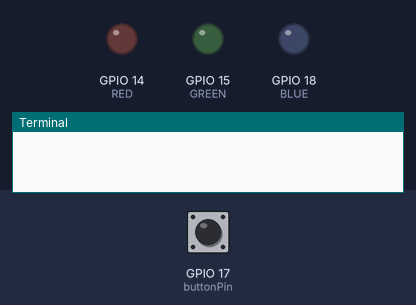
This program was run on a simulated Raspberry Pi (BCM pin numbers). On the bench: output pins drawn as LEDs (lit = HIGH), the last lines printed to the terminal. Inputs (shaded band) come from the test bench; at power-on: GPIO 17 (buttonPin) HIGH.

Above: at 1.2 s.
1.3 s: GPIO 17 (buttonPin) pulled LOW for 0.15 s
2.9 s: GPIO 17 (buttonPin) pulled LOW for 1 s
At 4.0 s:
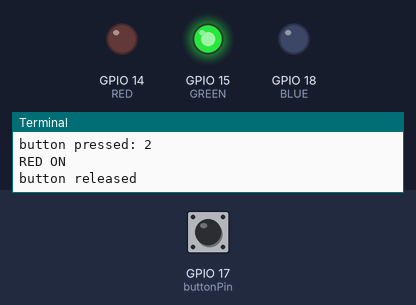
5.4 s: GPIO 17 (buttonPin) pulled LOW for 0.15 s
At 6.0 s:
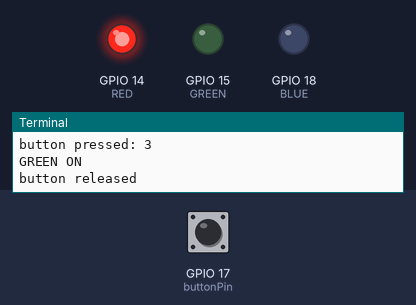
7.0 s: GPIO 17 (buttonPin) pulled LOW for 3.2 s
At 8.4 s:
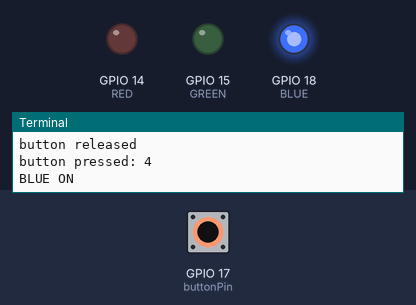
11.7 s: GPIO 17 (buttonPin) pulsed LOW 5 times (0.12 s each, 0.3 s apart)
At 12.1 s:
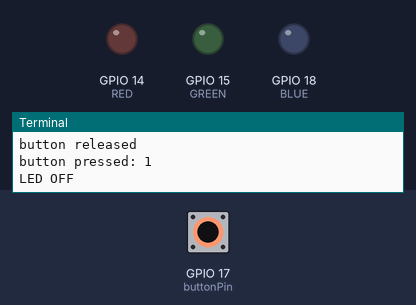
Timing chart, 0 to 14.7 s (numbered marks = the images above; inputs shaded):
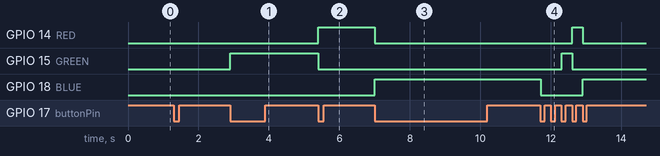

Measured:
- after the input at 2.9 s, GPIO 15 (GREEN): LOW → HIGH at once
- after the input at 5.4 s, GPIO 14 (RED): LOW → HIGH at once; GPIO 15 (GREEN): HIGH → LOW at once
- after the input at 7.0 s, GPIO 14 (RED): HIGH → LOW at once; GPIO 18 (BLUE): LOW → HIGH at once
- after the input at 11.7 s, GPIO 14 (RED): LOW → HIGH after 0.91 s, → LOW 0.30 s later; GPIO 15 (GREEN): LOW → HIGH after 0.61 s, → LOW 0.30 s later; GPIO 18 (BLUE): HIGH → LOW at once, → HIGH 1.2 s later

The program:

button1.py
```python
import RPi.GPIO as GPIO
import time

RED = 14
GREEN = 15
BLUE = 18
buttonPin = 17

GPIO.setmode(GPIO.BCM)
# 내부 풀업 저항 설정 (버튼이 눌리지 않았을 때 HIGH, 눌렸을 때 LOW)
GPIO.setup(buttonPin, GPIO.IN, pull_up_down=GPIO.PUD_UP)
GPIO.setup(RED, GPIO.OUT)
GPIO.setup(GREEN, GPIO.OUT)
GPIO.setup(BLUE, GPIO.OUT)

press_count = 0
last_button_state = GPIO.HIGH  # 이전 버튼 상태 저장
current_button_state = GPIO.HIGH

try:
    while True:
        current_button_state = GPIO.input(buttonPin)

        # 버튼이 눌린 순간 감지 (HIGH -> LOW 변화)
        if last_button_state == GPIO.HIGH and current_button_state == GPIO.LOW:
            press_count += 1
            print(f"button pressed: {press_count}")

            # 1번 눌렀을 때는 LED 모두 끄기
            if press_count == 1:
                GPIO.output(GREEN, GPIO.LOW)
                GPIO.output(RED, GPIO.LOW)
                GPIO.output(BLUE, GPIO.LOW)
                print("LED OFF")
            elif press_count == 2:
            	GPIO.output(GREEN, GPIO.HIGH)
            	GPIO.output(RED, GPIO.LOW)
            	GPIO.output(BLUE, GPIO.LOW)
            	print("RED ON")
            elif press_count == 3:
            	GPIO.output(RED, GPIO.HIGH)
            	GPIO.output(GREEN, GPIO.LOW)
            	GPIO.output(BLUE, GPIO.LOW)
            	print("GREEN ON")
            elif press_count == 4:
            	GPIO.output(BLUE, GPIO.HIGH)
            	GPIO.output(RED, GPIO.LOW)
            	GPIO.output(GREEN, GPIO.LOW)
            	print("BLUE ON")
            elif press_count >= 5:
            	press_count = 0
            	print("count reset. LED OFF")
            	GPIO.output(GREEN, GPIO.LOW)
            	GPIO.output(RED, GPIO.LOW)
            	GPIO.output(BLUE, GPIO.LOW)
        # 버튼이 떼어진 순간 감지 (LOW -> HIGH 변화)
        elif last_button_state == GPIO.LOW and current_button_state == GPIO.HIGH:
            print("button released")

        last_button_state = current_button_state
        time.sleep(0.05)  # 디바운싱을 위해 더 짧은 딜레이 사용

except KeyboardInterrupt:
    GPIO.cleanup()
```
